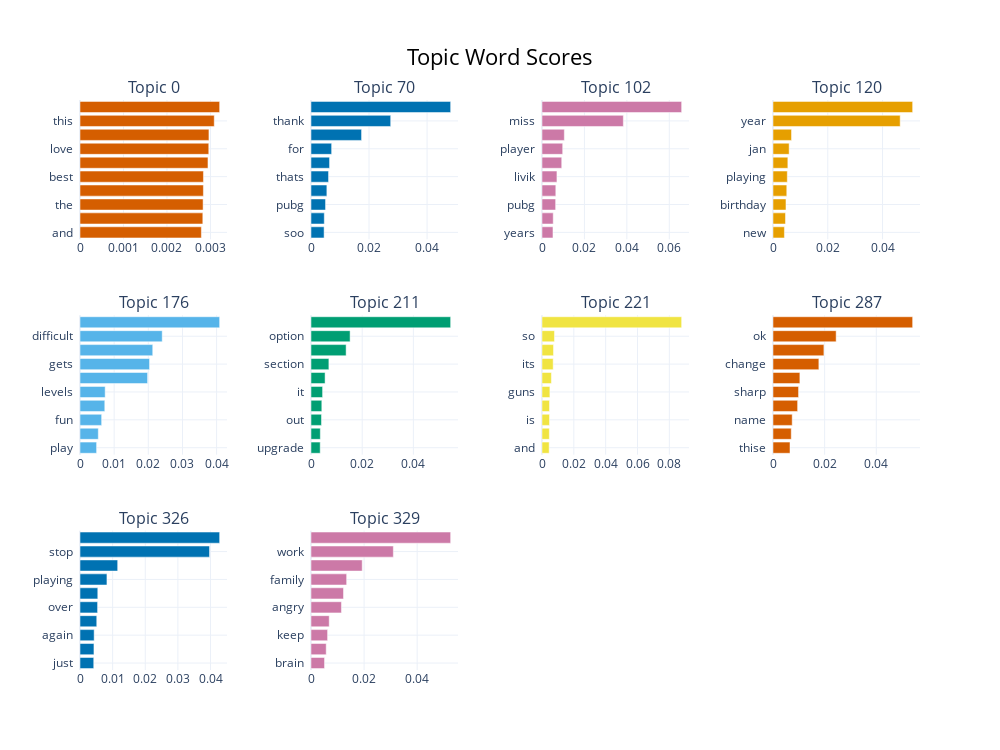

Notebook code cell kept with this figure:
### Code cell
topic_model.visualize_barchart(top_n_topics = 10, n_words = 10)
# some topics has non-meaningfull keywords

### Figure 1 — Plotly figure (JSON) as saved in the notebook; plotly's stock layout.template omitted (floating-point values rounded to 4 significant figures)
{"data": [{"marker": {"color": "#D55E00"}, "orientation": "h", "type": "bar", "x": [0.002791, 0.002824, 0.002831, 0.002837, 0.002839, 0.002943, 0.002961, 0.002965, 0.003087, 0.003211], "xaxis": "x", "y": ["and  ", "good  ", "the  ", "but  ", "best  ", "it  ", "love  ", "is  ", "this  ", "game  "], "yaxis": "y"}, {"marker": {"color": "#0072B2"}, "orientation": "h", "type": "bar", "x": [0.004514, 0.004581, 0.005012, 0.005471, 0.006044, 0.006397, 0.007115, 0.01743, 0.02747, 0.04813], "xaxis": "x2", "y": ["soo  ", "very  ", "pubg  ", "much  ", "thats  ", "you  ", "for  ", "awesome  ", "thank  ", "thanks  "], "yaxis": "y2"}, {"marker": {"color": "#CC79A7"}, "orientation": "h", "type": "bar", "x": [0.005177, 0.005295, 0.006429, 0.006508, 0.007037, 0.0093, 0.009754, 0.01053, 0.03834, 0.06583], "xaxis": "x3", "y": ["years  ", "new  ", "pubg  ", "am  ", "livik  ", "bring  ", "player  ", "back  ", "miss  ", "old  "], "yaxis": "y3"}, {"marker": {"color": "#E69F00"}, "orientation": "h", "type": "bar", "x": [0.004171, 0.004559, 0.004739, 0.005032, 0.005222, 0.005421, 0.005897, 0.006762, 0.04644, 0.05099], "xaxis": "x4", "y": ["new  ", "mara  ", "birthday  ", "healthy  ", "playing  ", "been  ", "jan  ", "am  ", "year  ", "happy  "], "yaxis": "y4"}, {"marker": {"color": "#56B4E9"}, "orientation": "h", "type": "bar", "x": [0.004861, 0.005362, 0.006339, 0.007257, 0.00737, 0.01979, 0.02036, 0.0213, 0.02407, 0.04089], "xaxis": "x5", "y": ["play  ", "to  ", "fun  ", "challenging  ", "levels  ", "starts  ", "gets  ", "harder  ", "difficult  ", "easy  "], "yaxis": "y5"}, {"marker": {"color": "#009E73"}, "orientation": "h", "type": "bar", "x": [0.003596, 0.003641, 0.004099, 0.004224, 0.00453, 0.005503, 0.006986, 0.01372, 0.01528, 0.05457], "xaxis": "x6", "y": ["upgrade  ", "thrilling  ", "out  ", "to  ", "it  ", "should  ", "section  ", "options  ", "option  ", "try  "], "yaxis": "y6"}, {"marker": {"color": "#F0E442"}, "orientation": "h", "type": "bar", "x": [0.004494, 0.004611, 0.004717, 0.004717, 0.004957, 0.005917, 0.007026, 0.007237, 0.00784, 0.08773], "xaxis": "x7", "y": ["and  ", "really  ", "is  ", "pretty  ", "guns  ", "super  ", "its  ", "graphics  ", "so  ", "cool  "], "yaxis": "y7"}, {"marker": {"color": "#D55E00"}, "orientation": "h", "type": "bar", "x": [0.006583, 0.007068, 0.007437, 0.009536, 0.0099, 0.01041, 0.01776, 0.01972, 0.02446, 0.05408], "xaxis": "x8", "y": ["thise  ", "your  ", "name  ", "thinking  ", "sharp  ", "keeps  ", "change  ", "changed  ", "ok  ", "mind  "], "yaxis": "y8"}, {"marker": {"color": "#0072B2"}, "orientation": "h", "type": "bar", "x": [0.00421, 0.004276, 0.004336, 0.005132, 0.005387, 0.005451, 0.008256, 0.01155, 0.0397, 0.0428], "xaxis": "x9", "y": ["just  ", "ran  ", "again  ", "impossible  ", "over  ", "when  ", "playing  ", "started  ", "stop  ", "start  "], "yaxis": "y9"}, {"marker": {"color": "#CC79A7"}, "orientation": "h", "type": "bar", "x": [0.0051, 0.005727, 0.006251, 0.006861, 0.01147, 0.01224, 0.01343, 0.01929, 0.03103, 0.05262], "xaxis": "x10", "y": ["brain  ", "does  ", "keep  ", "not  ", "angry  ", "doesn  ", "family  ", "superb  ", "work  ", "working  "], "yaxis": "y10"}], "layout": {"annotations": [{"font": {"size": 16}, "showarrow": false, "text": "Topic 0", "x": 0.0875, "xanchor": "center", "xref": "paper", "y": 1, "yanchor": "bottom", "yref": "paper"}, {"font": {"size": 16}, "showarrow": false, "text": "Topic 70", "x": 0.3625, "xanchor": "center", "xref": "paper", "y": 1, "yanchor": "bottom", "yref": "paper"}, {"font": {"size": 16}, "showarrow": false, "text": "Topic 102", "x": 0.6375, "xanchor": "center", "xref": "paper", "y": 1, "yanchor": "bottom", "yref": "paper"}, {"font": {"size": 16}, "showarrow": false, "text": "Topic 120", "x": 0.9125, "xanchor": "center", "xref": "paper", "y": 1, "yanchor": "bottom", "yref": "paper"}, {"font": {"size": 16}, "showarrow": false, "text": "Topic 176", "x": 0.0875, "xanchor": "center", "xref": "paper", "y": 0.6222, "yanchor": "bottom", "yref": "paper"}, {"font": {"size": 16}, "showarrow": false, "text": "Topic 211", "x": 0.3625, "xanchor": "center", "xref": "paper", "y": 0.6222, "yanchor": "bottom", "yref": "paper"}, {"font": {"size": 16}, "showarrow": false, "text": "Topic 221", "x": 0.6375, "xanchor": "center", "xref": "paper", "y": 0.6222, "yanchor": "bottom", "yref": "paper"}, {"font": {"size": 16}, "showarrow": false, "text": "Topic 287", "x": 0.9125, "xanchor": "center", "xref": "paper", "y": 0.6222, "yanchor": "bottom", "yref": "paper"}, {"font": {"size": 16}, "showarrow": false, "text": "Topic 326", "x": 0.0875, "xanchor": "center", "xref": "paper", "y": 0.2444, "yanchor": "bottom", "yref": "paper"}, {"font": {"size": 16}, "showarrow": false, "text": "Topic 329", "x": 0.3625, "xanchor": "center", "xref": "paper", "y": 0.2444, "yanchor": "bottom", "yref": "paper"}], "height": 750, "hoverlabel": {"bgcolor": "white", "font": {"family": "Rockwell", "size": 16}}, "showlegend": false, "title": {"font": {"color": "Black", "size": 22}, "text": "Topic Word Scores", "x": 0.5, "xanchor": "center", "yanchor": "top"}, "width": 1000, "xaxis": {"anchor": "y", "domain": [0, 0.175], "showgrid": true}, "xaxis10": {"anchor": "y10", "domain": [0.275, 0.45], "showgrid": true}, "xaxis11": {"anchor": "y11", "domain": [0.55, 0.725], "showgrid": true}, "xaxis12": {"anchor": "y12", "domain": [0.825, 1], "showgrid": true}, "xaxis2": {"anchor": "y2", "domain": [0.275, 0.45], "showgrid": true}, "xaxis3": {"anchor": "y3", "domain": [0.55, 0.725], "showgrid": true}, "xaxis4": {"anchor": "y4", "domain": [0.825, 1], "showgrid": true}, "xaxis5": {"anchor": "y5", "domain": [0, 0.175], "showgrid": true}, "xaxis6": {"anchor": "y6", "domain": [0.275, 0.45], "showgrid": true}, "xaxis7": {"anchor": "y7", "domain": [0.55, 0.725], "showgrid": true}, "xaxis8": {"anchor": "y8", "domain": [0.825, 1], "showgrid": true}, "xaxis9": {"anchor": "y9", "domain": [0, 0.175], "showgrid": true}, "yaxis": {"anchor": "x", "domain": [0.7556, 1], "showgrid": true}, "yaxis10": {"anchor": "x10", "domain": [0, 0.2444], "showgrid": true}, "yaxis11": {"anchor": "x11", "domain": [0, 0.2444], "showgrid": true}, "yaxis12": {"anchor": "x12", "domain": [0, 0.2444], "showgrid": true}, "yaxis2": {"anchor": "x2", "domain": [0.7556, 1], "showgrid": true}, "yaxis3": {"anchor": "x3", "domain": [0.7556, 1], "showgrid": true}, "yaxis4": {"anchor": "x4", "domain": [0.7556, 1], "showgrid": true}, "yaxis5": {"anchor": "x5", "domain": [0.3778, 0.6222], "showgrid": true}, "yaxis6": {"anchor": "x6", "domain": [0.3778, 0.6222], "showgrid": true}, "yaxis7": {"anchor": "x7", "domain": [0.3778, 0.6222], "showgrid": true}, "yaxis8": {"anchor": "x8", "domain": [0.3778, 0.6222], "showgrid": true}, "yaxis9": {"anchor": "x9", "domain": [0, 0.2444], "showgrid": true}}}
